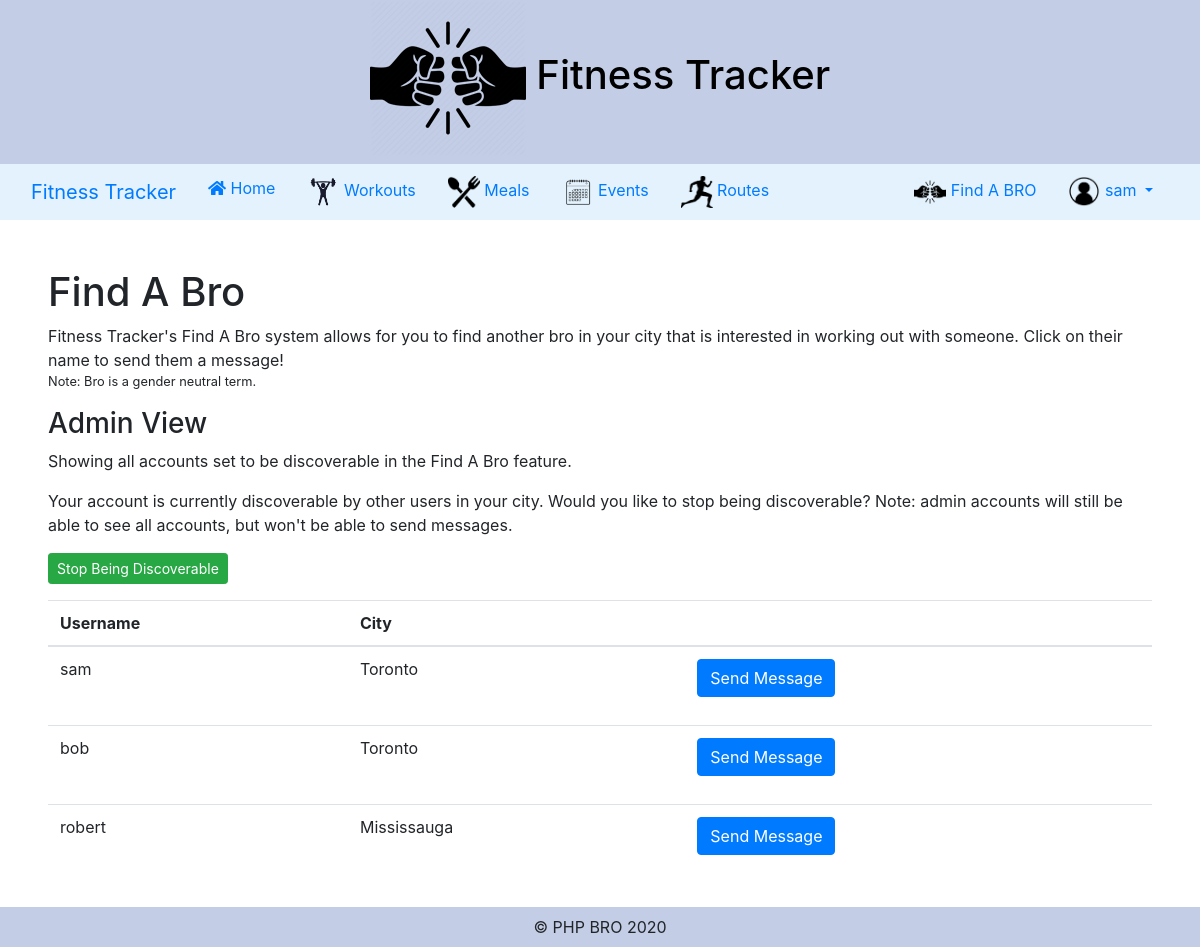
Screenshot of /views/Findabro/List.php (signed in) with the database file from the repository.
### tables this page shows
CREATE TABLE `accounts` (
  `id` int(11) NOT NULL,
  `username` varchar(255) NOT NULL,
  `password` varchar(255) NOT NULL,
  `email` varchar(255) NOT NULL,
  `city` varchar(255) NOT NULL,
  `is_findable` tinyint(1) NOT NULL,
  `experience` int(11) NOT NULL DEFAULT '0',
  `first_name` varchar(255) NOT NULL,
  `last_name` varchar(255) NOT NULL,
  `current_weight` int(11) DEFAULT NULL,
  `current_height` int(11) DEFAULT NULL,
  `is_admin` tinyint(1) NOT NULL DEFAULT '0'
);

### models/Account.php (called while the page is built, shortened)
<?php
class Account implements Feature
{
    public function GetById($dbcon, $id)
    {
        $sql = "SELECT * FROM accounts WHERE id = :id";
        $pdostm = $dbcon->prepare($sql);
        $pdostm->bindParam(':id', $id);
        $pdostm->execute();
        $accounts = $pdostm->fetchAll(\PDO::FETCH_ASSOC);
        return $accounts[0];
    }
    public function BrosInYourCity($dbcon, $id)
    {
        $loggedInUser = $this->GetById($dbcon, $id);
        $userCity = $loggedInUser["city"];
        $sql = "SELECT * FROM accounts WHERE city = :city AND id != :id AND is_findable = 1";
        $pdostm =  $dbcon->prepare($sql);
        $pdostm->bindParam(':city', $userCity);
        $pdostm->bindParam(':id', $id);
        $pdostm->execute();
        $accounts = $pdostm->fetchAll(\PDO::FETCH_ASSOC);
        return $accounts;
    }
    public function AdminBrosInYourCity($dbcon)
    {
        $sql = "SELECT * FROM accounts WHERE is_findable = 1";
        $pdostm =  $dbcon->prepare($sql);
        $pdostm->execute();
        $accounts = $pdostm->fetchAll(\PDO::FETCH_ASSOC);
        return $accounts;
    }
}

### views/Findabro/List.php (the view, shortened to what this page needs)
<?php
require_once "../Master/header.php";
require_once '../../includes/Database.php';
require_once '../../models/Account.php';
$dbcon = Database::GetDb();
$accountObject = new Account();
$loggedInAccount = $accountObject->GetById($dbcon, $_SESSION["id"]);
$accounts = $accountObject->BrosInYourCity($dbcon, $_SESSION["id"]);
$isAdmin = false;
if (isset($_SESSION["is_admin"])) {
    if ($_SESSION["is_admin"] == 1) {
        $isAdmin = true;
        $accounts =  $accountObject->AdminBrosInYourCity($dbcon);
    }
}
?>
<main class="p-5">
    <h1>Find A Bro</h1>
    <?php if ($isAdmin == true || $loggedInAccount["is_findable"] == 1) {
    ?>
        <p>Fitness Tracker's Find A Bro system allows for you to find another bro in your city that is interested in working out with someone. Click on their name to send them a message!<br /><small>Note: Bro is a gender neutral term.</small></p>
        <?php if ($isAdmin == true) { ?>
            <h3>Admin View</h3>
            <p>Showing all accounts set to be discoverable in the Find A Bro feature.</p>
            <?php if ($loggedInAccount["is_findable"] == 0) {
            ?>
                <p>Your account is currently not set to allow others to see you in the Find A Bro system. Admins will not be able to send messages in the Find A Bro system
                    until the account is set to be discoverable. Would you like to become discoverable? Note: You can always change this later. Admins will be able to see all users in the system.</p>
                <form action="" method="POST">
                    <button type="submit" name="becomeFindable" value="" class="btn btn-sm btn-success">Become Discoverable</button>
                </form>
            <?php } else {
            ?>
                <p>Your account is currently discoverable by other users in your city. Would you like to stop being discoverable? Note: admin accounts will still be able to see all accounts, but won't be able to send messages.</p>
                <form action="" method="POST">
                    <button type="submit" name="stopBeingFindable" value="" class="btn btn-sm btn-success">Stop Being Discoverable</button>
                </form>
            <?php } ?>
        <?php } ?>
        <div class="table-responsive">
            <table class="table table-hover">
                <thead>
                    <th>Username</th>
                    <th>City</th>
                    <th></th>
                </thead>
                <tbody>
                    <?php
                    foreach ($accounts as $a) {
                        echo "<tr>";
                        echo "<td>" . $a["username"] . "</td>";
                        echo "<td>" . $a["city"] . "</td>";
                    ?>
                        <?php if ($isAdmin && $loggedInAccount["is_findable"] == 0) {
                        ?>
                            <td>
                                <form action="Details.php" method="POST"><button type="submit" name="sendMessageTo" value="<?= $a["id"] ?>" class="btn btn-primary" disabled>Send Message</button></form>
                            </td>
                        <?php } else { ?>
                            <td>
                                <form action="Details.php" method="POST"><button type="submit" name="sendMessageTo" value="<?= $a["id"] ?>" class="btn btn-primary">Send Message</button></form>
                            </td>
                    <?php }
                        echo "</tr>";
                    }
                    ?>
                </tbody>
            </table>
        </div>
    <?php } ?>
</main>
<?php
require_once "../Master/footer.php";
?>

### rows the page displays
accounts: username "sam", city "Toronto", $a["id"] 1 (drawn)
accounts: username "bob", city "Toronto", $a["id"] 2 (drawn)
accounts: username "robert", city "Mississauga", $a["id"] 3 (drawn)

### other values shown
$_SESSION["username"] "sam"
